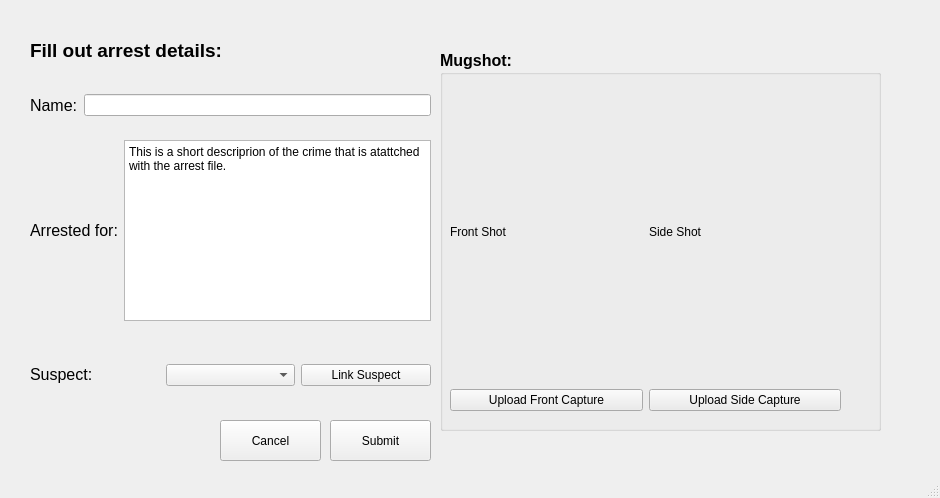
<?xml version="1.0" encoding="UTF-8"?>
<ui version="4.0">
 <class>MainWindow</class>
 <widget class="QMainWindow" name="MainWindow">
  <property name="geometry">
   <rect>
    <x>0</x>
    <y>0</y>
    <width>940</width>
    <height>498</height>
   </rect>
  </property>
  <property name="windowTitle">
   <string>MainWindow</string>
  </property>
  <widget class="QWidget" name="centralwidget">
   <widget class="QLabel" name="label">
    <property name="geometry">
     <rect>
      <x>30</x>
      <y>30</y>
      <width>281</width>
      <height>41</height>
     </rect>
    </property>
    <property name="text">
     <string>&lt;html&gt;&lt;head/&gt;&lt;body&gt;&lt;p&gt;&lt;span style=&quot; font-size:14pt; font-weight:600;&quot;&gt;Fill out arrest details:&lt;/span&gt;&lt;/p&gt;&lt;/body&gt;&lt;/html&gt;</string>
    </property>
   </widget>
   <widget class="QWidget" name="horizontalLayoutWidget">
    <property name="geometry">
     <rect>
      <x>30</x>
      <y>80</y>
      <width>401</width>
      <height>51</height>
     </rect>
    </property>
    <layout class="QHBoxLayout" name="horizontalLayout">
     <item>
      <widget class="QLabel" name="label_2">
       <property name="text">
        <string>&lt;html&gt;&lt;head/&gt;&lt;body&gt;&lt;p&gt;&lt;span style=&quot; font-size:12pt;&quot;&gt;Name:&lt;/span&gt;&lt;/p&gt;&lt;/body&gt;&lt;/html&gt;</string>
       </property>
      </widget>
     </item>
     <item>
      <widget class="QLineEdit" name="arrestName"/>
     </item>
    </layout>
   </widget>
   <widget class="QWidget" name="horizontalLayoutWidget_2">
    <property name="geometry">
     <rect>
      <x>30</x>
      <y>140</y>
      <width>401</width>
      <height>181</height>
     </rect>
    </property>
    <layout class="QHBoxLayout" name="horizontalLayout_2">
     <item>
      <widget class="QLabel" name="ArrestText">
       <property name="text">
        <string>&lt;html&gt;&lt;head/&gt;&lt;body&gt;&lt;p&gt;&lt;span style=&quot; font-size:12pt;&quot;&gt;Arrested for:&lt;/span&gt;&lt;/p&gt;&lt;/body&gt;&lt;/html&gt;</string>
       </property>
      </widget>
     </item>
     <item>
      <widget class="QPlainTextEdit" name="crimeDesc">
       <property name="plainText">
        <string>This is a short descriprion of the crime that is atattched with the arrest file.</string>
       </property>
      </widget>
     </item>
    </layout>
   </widget>
   <widget class="QWidget" name="horizontalLayoutWidget_3">
    <property name="geometry">
     <rect>
      <x>30</x>
      <y>340</y>
      <width>401</width>
      <height>70</height>
     </rect>
    </property>
    <layout class="QHBoxLayout" name="horizontalLayout_3">
     <item>
      <widget class="QLabel" name="label_4">
       <property name="text">
        <string>&lt;html&gt;&lt;head/&gt;&lt;body&gt;&lt;p&gt;&lt;span style=&quot; font-size:12pt;&quot;&gt;Suspect:&lt;/span&gt;&lt;/p&gt;&lt;/body&gt;&lt;/html&gt;</string>
       </property>
      </widget>
     </item>
     <item>
      <widget class="QComboBox" name="suspectBox"/>
     </item>
     <item>
      <widget class="QPushButton" name="suspectLink">
       <property name="text">
        <string>Link Suspect</string>
       </property>
      </widget>
     </item>
    </layout>
   </widget>
   <widget class="QWidget" name="gridLayoutWidget">
    <property name="geometry">
     <rect>
      <x>450</x>
      <y>80</y>
      <width>391</width>
      <height>331</height>
     </rect>
    </property>
    <layout class="QGridLayout" name="gridLayout">
     <item row="1" column="1">
      <widget class="QPushButton" name="uploadSide">
       <property name="text">
        <string>Upload Side Capture</string>
       </property>
      </widget>
     </item>
     <item row="1" column="0">
      <widget class="QPushButton" name="uploadFront">
       <property name="text">
        <string>Upload Front Capture</string>
       </property>
      </widget>
     </item>
     <item row="0" column="0">
      <widget class="QLabel" name="frontShot">
       <property name="text">
        <string>Front Shot</string>
       </property>
       <property name="scaledContents">
        <bool>true</bool>
       </property>
      </widget>
     </item>
     <item row="0" column="1">
      <widget class="QLabel" name="sideShot">
       <property name="text">
        <string>Side Shot</string>
       </property>
       <property name="scaledContents">
        <bool>true</bool>
       </property>
      </widget>
     </item>
    </layout>
   </widget>
   <widget class="QPushButton" name="submitButton">
    <property name="geometry">
     <rect>
      <x>330</x>
      <y>420</y>
      <width>101</width>
      <height>41</height>
     </rect>
    </property>
    <property name="text">
     <string>Submit</string>
    </property>
   </widget>
   <widget class="QPushButton" name="cancelButton">
    <property name="geometry">
     <rect>
      <x>220</x>
      <y>420</y>
      <width>101</width>
      <height>41</height>
     </rect>
    </property>
    <property name="text">
     <string>Cancel</string>
    </property>
   </widget>
   <widget class="QGroupBox" name="groupBox_2">
    <property name="geometry">
     <rect>
      <x>440</x>
      <y>50</y>
      <width>441</width>
      <height>381</height>
     </rect>
    </property>
    <property name="font">
     <font>
      <pointsize>12</pointsize>
      <weight>75</weight>
      <bold>true</bold>
     </font>
    </property>
    <property name="title">
     <string>Mugshot:</string>
    </property>
   </widget>
  </widget>
  <widget class="QStatusBar" name="statusbar"/>
 </widget>
 <resources/>
 <connections/>
</ui>
